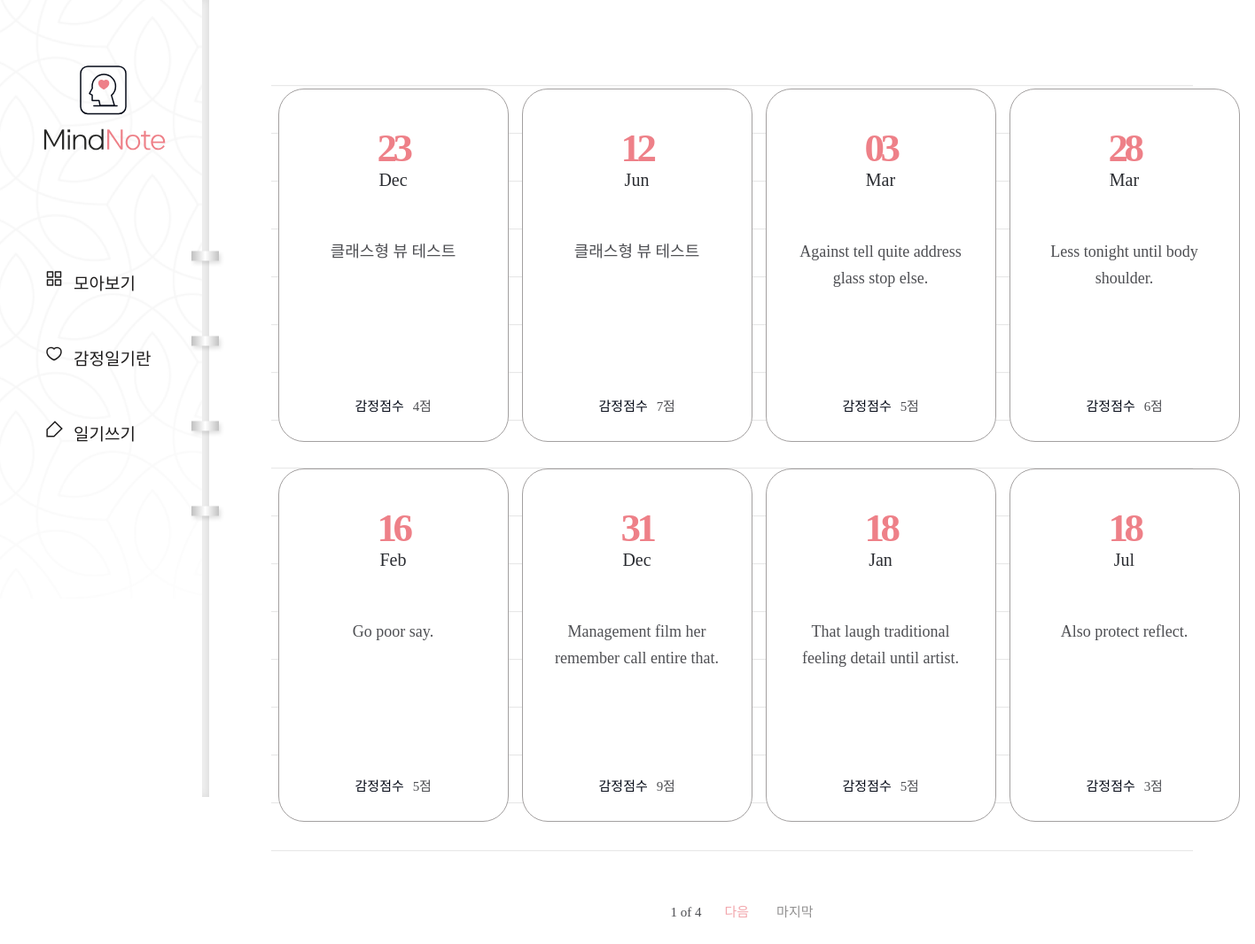
Screenshot of /diary/ with the database file from the repository.
### diary/models.py (models this page shows, shortened)
class Page(models.Model):
    title = models.CharField(max_length=100, validators=[validate_no_hash])
    content = models.TextField(validators=[validate_no_hash])
    feeling = models.CharField(max_length=80, validators=[validate_no_hash, validate_no_numbers])
    score = models.IntegerField(validators=[validate_score])
    dt_created = models.DateField()

### diary/views.py (the view)
# urls.py: path('diary/', views.PageListView.as_view(), name='page-list'),
class PageListView(ListView):
    model = Page
    ordering = ['-dt_created']
    paginate_by = 8

### diary/templates/diary/page_list.html (shortened to what this page needs)
{% extends './base.html' %}
{% block content %}
{% if page_obj.object_list %}
    <div class="wrap-note">
        <div class="note">
            <div class="note-list">
                <ul>
                    {% for obj in page_obj.object_list %}
                    <li>
                        <a href="{% url 'page-detail' obj.id %}">
                            <div class="date">
                                <span>{{obj.dt_created|date:"d"}}</span>
                                <p>{{obj.dt_created|date:"M"}}</p>
                            </div>
                            <h2>{{obj.title}}</h2>
                            <div class="score">
                                <p>감정점수</p>
                                <span>{{obj.score}}점</span>
                            </div>
                        </a>
                    </li>
                    {% endfor %}
                </ul>
            </div>
            <div class="paging">
                <span class="page">
                    <p>{{page_obj.number}} of {{page_obj.paginator.num_pages}}</p>
                </span>
                {% if page_obj.has_next %}
                    <a href="?page={{page_obj.next_page_number}}" class="next">다음</a>
                    <a href="?page={{page_obj.paginator.num_pages}}" class="last">마지막</a>
                {% endif %}
            </div>
        </div>
    </div>
{% endif %}
{% endblock content %}

### diary/templates/diary/base.html (shortened to what this page needs)
{% load static %}
<!DOCTYPE html>
<html lang="en">
    <head>
        <link rel="stylesheet" href="{% static 'diary/css/styles.css' %}">
        <link rel="stylesheet" type="text/css" href="https://cdn.rawgit.com/moonspam/NanumSquare/master/nanumsquare.css">
        <link rel="stylesheet" href="https://cdn.jsdelivr.net/gh/projectnoonnu/noonfonts_two@1.0/NanumBarunpen.woff">
    </head>
    <body>
        <div class="menu">
            <h1><a href="{% url 'page-list' %}"><img src="{% static 'diary/image/logo02.svg' %}"></a></h1>
            <ul>
                <li><a href="{% url 'page-list' %}">모아보기</a></li>
                <li><a href="{% url 'info' %}">감정일기란</a></li>
                <li><a href="{% url 'page-create' %}">일기쓰기</a></li>
            </ul>
        </div>
        {% block content %}
        {% endblock content %}
    </body>
</html>

### diary/static/diary/css/styles.css (style rules this page uses)
h1,h2,h3,p,a,ul,li { margin: 0; padding: 0; font-family: 'NanumSquare'; list-style: none; text-decoration: none; outline: none; }
html { position: relative; min-height: 100%; margin: 0; }
body { margin: 0; padding: 0; -webkit-font-smoothing: antialiased; -moz-osx-font-smoothing: auto; }
img { max-width: 100%; margin: 0; padding: 0; border: 0; }
.menu { position: fixed; width: 236px; height: 100vh; min-height: 900px; background: url(../image/menu-bg.png) no-repeat left top/contain; z-index: 99; }
.menu:before { content: ""; display: block; position: absolute; width: 8px; height: 100%; top: 0; right: 0; background-color: #f6f6f6; box-shadow: inset -3px 0 8px 0 rgba(0, 0, 0, 0.11); }
.menu:after { content: ""; display: block; position: absolute; width: 43px; height: 353px; top: 48%; right: -21px; transform: translateY(-50%); background: url(../image/notespring.svg) no-repeat; }
.menu h1 { position: absolute; margin-left: 49px; top: 74px; }
.menu ul { position: absolute; top: 48%; transform: translateY(-50%); }
.menu ul li { margin-bottom: 58px; padding-left: 83px; }
.menu ul li a { display: block; position: relative; font-family: NanumSquareR; color: #1e1c1c; font-size: 19px; }
.menu ul li a:after { content: ""; display: block; position: absolute; width: 21px; height: 20px; top: 0; left: -32px; background: url(../image/ic-feed-white.svg) no-repeat; }
.menu ul li:first-child a:after { background: url(../image/ic-feed-black.svg) no-repeat; }
.menu ul li:nth-child(2) a:after { background: url(../image/ic-heart-black.svg) no-repeat; }
.menu ul li:last-child a:after { background: url(../image/ic-pen-black.svg) no-repeat; }
.wrap-note .note { padding-left: 236px; padding-top: 50px; padding-bottom: 200px; }
.note-list { margin: 0 70px; padding-top: 50px; background: url(../image/note-bg.svg) repeat-x center/1535px 974px; }
.note-list ul { overflow: hidden; width: 1100px; margin: 0 auto; padding-bottom: 50px; }
.note-list ul li { float: left; width: 25%; padding-bottom: 30px; }
.note-list ul li a { display: block; width: 258px; height: 397px; margin: 0 auto; background: #fff; border: solid 1px #a3a0a0; border-radius: 29px; }
.note-list ul li a .date { margin-top: 40px; margin-bottom: 55px; text-align: center; }
.note-list ul li a .date p { display: inline-block; font-family: 'NanumSquare'; color: #2b2d32; font-size: 20px; text-align: center; text-transform: capitalize; line-height: 1; }
.note-list ul li a .date span { display: block; font-family: 'NanumSquare'; color: #ee8088; font-weight: 700; font-size: 45px; letter-spacing: -4.47px; }
.note-list ul li a h2 { width: 196px; height: 150px; margin: 0 auto; font-family: 'NanumBarunpen'; color: #4e4f53; font-weight: normal; font-size: 18px; line-height: 1.67; text-align: center; }
.note-list ul li a .score { margin-top: 28px; text-align: center; }
.note-list ul li a .score p { display: inline-block; font-family: 'NanumSquare'; color: #060b18; font-size: 15px; }
.note-list ul li a .score span { padding-left: 6px; font-family: 'NanumBarunpen'; color: #4e4f53; font-size: 15px; letter-spacing: -0.29px; }
.paging { margin-top: 10px; text-align: center; }
.paging a { display: inline-block; font-family: 'NanumSquare'; font-size: 15px; }
.paging .first,.paging .last { color: #929191; }
.paging .last { margin-left: 27px; }
.paging .prev,.paging .next { color: #f2a6ac; }
.paging span { display: inline-block; }
.paging span p { margin: 0 22px; font-family: 'NanumSquare'; color: #4e4f53; font-size: 15px; }

### rows the page displays
Page: dt_created "23", dt_created "Dec", title "클래스형 뷰 테스트", score "4"
Page: dt_created "12", dt_created "Jun", title "클래스형 뷰 테스트", score "7"
Page: dt_created "03", dt_created "Mar", title "Against tell quite address glass stop else.", score "5"
Page: dt_created "28", dt_created "Mar", title "Less tonight until body shoulder.", score "6"
Page: dt_created "16", dt_created "Feb", title "Go poor say.", score "5"
Page: dt_created "31", dt_created "Dec", title "Management film her remember call entire that.", score "9"
Page: dt_created "18", dt_created "Jan", title "That laugh traditional feeling detail until artist.", score "5"
Page: dt_created "18", dt_created "Jul", title "Also protect reflect.", score "3"

### other values shown
{{ page_obj.number }} "1"
{{ page_obj.paginator.num_pages }} "4"
